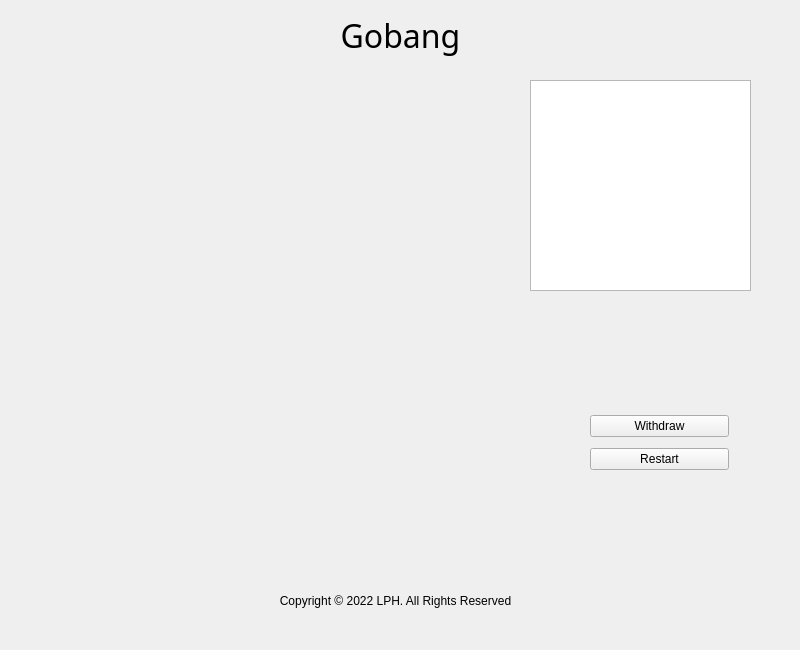
<?xml version="1.0" encoding="UTF-8"?>
<ui version="4.0">
 <class>Gobang</class>
 <widget class="QMainWindow" name="Gobang">
  <property name="geometry">
   <rect>
    <x>0</x>
    <y>0</y>
    <width>800</width>
    <height>650</height>
   </rect>
  </property>
  <property name="minimumSize">
   <size>
    <width>800</width>
    <height>650</height>
   </size>
  </property>
  <property name="maximumSize">
   <size>
    <width>800</width>
    <height>650</height>
   </size>
  </property>
  <property name="windowTitle">
   <string>Gobang</string>
  </property>
  <property name="windowIcon">
   <iconset>
    <normalon>../EightDigitsPuzzle/ui/img/icon.png</normalon>
   </iconset>
  </property>
  <widget class="QWidget" name="centralwidget">
   <property name="minimumSize">
    <size>
     <width>800</width>
     <height>650</height>
    </size>
   </property>
   <property name="maximumSize">
    <size>
     <width>800</width>
     <height>650</height>
    </size>
   </property>
   <widget class="QTextBrowser" name="Text_Information">
    <property name="geometry">
     <rect>
      <x>530</x>
      <y>80</y>
      <width>221</width>
      <height>211</height>
     </rect>
    </property>
   </widget>
   <widget class="QLabel" name="Label_Copyright">
    <property name="geometry">
     <rect>
      <x>50</x>
      <y>580</y>
      <width>691</width>
      <height>41</height>
     </rect>
    </property>
    <property name="text">
     <string>Copyright © 2022 LPH. All Rights Reserved</string>
    </property>
    <property name="alignment">
     <set>Qt::AlignCenter</set>
    </property>
   </widget>
   <widget class="QLabel" name="Label_Title">
    <property name="geometry">
     <rect>
      <x>50</x>
      <y>0</y>
      <width>701</width>
      <height>71</height>
     </rect>
    </property>
    <property name="font">
     <font>
      <family>Lucida Handwriting</family>
      <pointsize>24</pointsize>
      <weight>50</weight>
      <italic>false</italic>
      <bold>false</bold>
     </font>
    </property>
    <property name="styleSheet">
     <string notr="true">font: 24pt &quot;Lucida Handwriting&quot;;</string>
    </property>
    <property name="text">
     <string>Gobang</string>
    </property>
    <property name="alignment">
     <set>Qt::AlignCenter</set>
    </property>
   </widget>
   <widget class="QWidget" name="">
    <property name="geometry">
     <rect>
      <x>590</x>
      <y>410</y>
      <width>139</width>
      <height>65</height>
     </rect>
    </property>
    <layout class="QVBoxLayout" name="verticalLayout">
     <item>
      <widget class="QPushButton" name="Button_Withdraw">
       <property name="text">
        <string>Withdraw</string>
       </property>
      </widget>
     </item>
     <item>
      <widget class="QPushButton" name="Button_Reset">
       <property name="text">
        <string>Restart</string>
       </property>
      </widget>
     </item>
    </layout>
   </widget>
   <zorder>layoutWidget</zorder>
   <zorder>layoutWidget</zorder>
   <zorder>Text_Information</zorder>
   <zorder>Label_Title</zorder>
   <zorder>Label_Copyright</zorder>
  </widget>
 </widget>
 <resources/>
 <connections/>
</ui>
